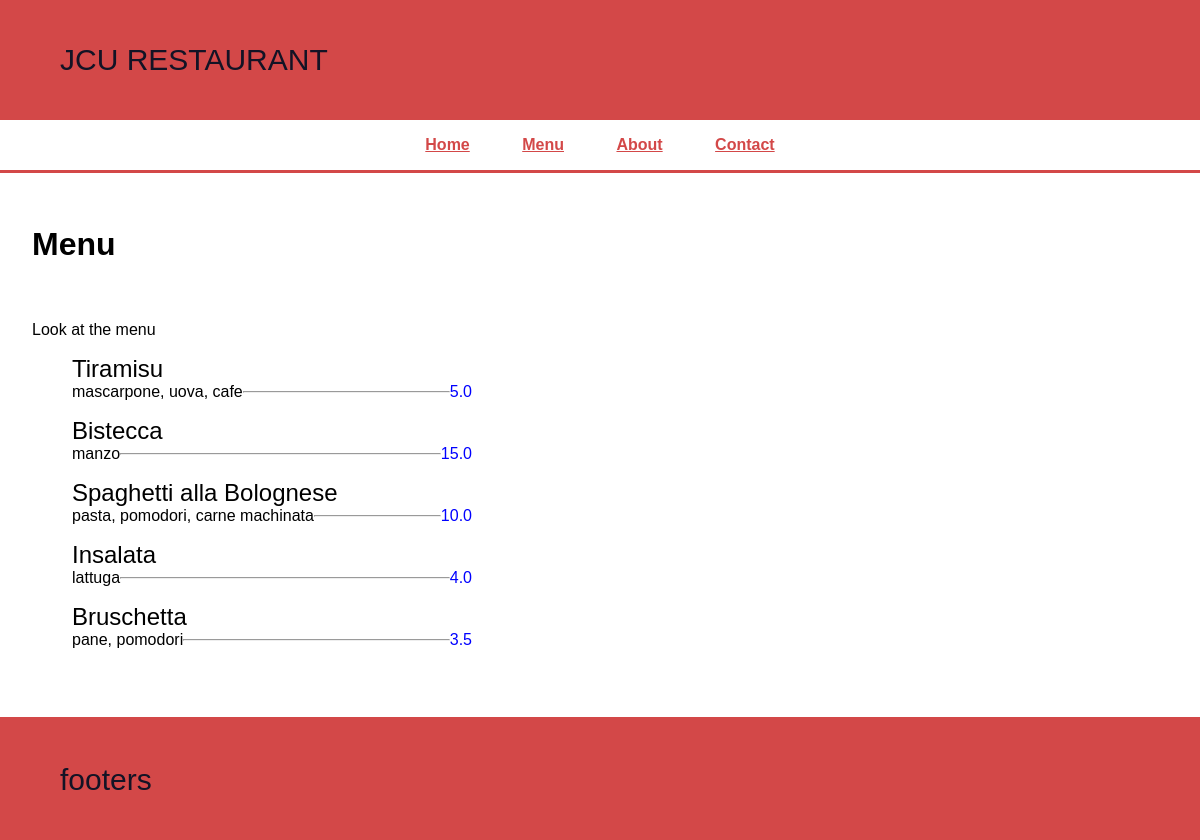
The app's page /menu/ with its own data.
### main/models.py (models this page shows)
class Dish(models.Model):
    name_it = models.CharField(max_length=30)
    name_en = models.CharField(max_length=30)
    price = models.FloatField(max_length=100, default=0)
    course = models.ForeignKey(Course, on_delete=models.CASCADE)
    ingredients_it = models.CharField(max_length=90, default='')
    ingredients_en = models.CharField(max_length=90, default='')
    def __str__(self):
        return self.name_it

### main/views.py (the view)
# urls.py: path('menu/', views.menu, name='menu'),
def menu(request):
    dish_list = Dish.objects.order_by('id')
    course_list = Course.objects.order_by('id')
    context = {
        'dishes' : dish_list,
        'courses' : course_list,
    }
    return render(request, 'menu.html', context)

### main/templates/menu.html (shortened to what this page needs)
{% extends 'base.html' %}
{% block header %}
Menu
{% endblock %}
{% block content %}
<br><br>
Look at the menu
<ul id='menuList'>
    {% for dish in dishes %}
    <li>
        <span class='dishName'> {{ dish }}</span>
        <div>
            <span class="dishIngredients"> {{ dish.ingredients_it }} </span>
            <hr>
            <span class='dishPrice'> {{ dish.price }}</span>
        </div>
    </li>
    {% endfor %}
</ul>
<br><br>
{% endblock %}

### main/static/css/style.css (style rules this page uses)
body { margin: 0; font-family: sans-serif; background-color: #0a0a0f; color: #f0f0f0; }
#menuList { max-width: 400px; }
#menuList li { display: flex; flex-direction: column; margin-bottom: 1em; }
#menuList div { display: flex; flex-direction: row; align-items: flex-end; }
#menuList hr { display: flex; flex-grow: 2; }
span.dishPrice { color: blue; }
span.dishName { font-size: 150%; }
span.dishIngredients { font-weight: lighter; }

### records on screen
Dish: name_it "Tiramisu", ingredients_it "mascarpone, uova, cafe", price "5.0"
Dish: name_it "Bistecca", ingredients_it "manzo", price "15.0"
Dish: name_it "Spaghetti alla Bolognese", ingredients_it "pasta, pomodori, carne machinata", price "10.0"
Dish: name_it "Insalata", ingredients_it "lattuga", price "4.0"
Dish: name_it "Bruschetta", ingredients_it "pane, pomodori", price "3.5"
